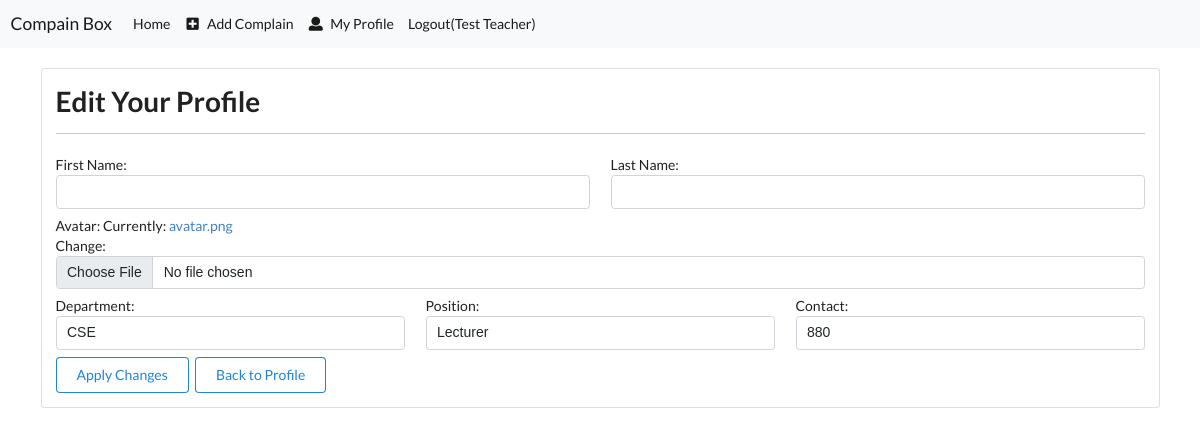
Screenshot of /profile/edit-profile/1/edit/ (signed in) with the database file from the repository.
### accounts/models.py (models this page shows, shortened)
class User(AbstractBaseUser, PermissionsMixin):
    username = models.CharField(max_length=255, unique=True, db_index=True)
    email = models.EmailField(max_length=255, unique=True, db_index=True)
    join = models.CharField(max_length=10,choices=roles)
    code = models.CharField(max_length=50)
    is_verified = models.BooleanField(default=False)
    is_active = models.BooleanField(default=True)
    is_staff = models.BooleanField(default=False)
    created_at = models.DateTimeField(auto_now_add=True)
    updated_at = models.DateTimeField(auto_now=True)
    USERNAME_FIELD = 'email'
    REQUIRED_FIELDS = ['username', ]
    objects = UserManager()

### profiles/models.py (models this page shows, shortened)
class Teacher(models.Model):
    first_name = models.CharField(max_length=200, blank=True)
    last_name = models.CharField(max_length=200, blank=True)
    user = models.OneToOneField(User, on_delete=models.CASCADE)
    avatar = models.ImageField(default='avatar.png', upload_to='avatars/')
    mobile = models.BigIntegerField(default=880)
    position = models.CharField(
        max_length=20, choices=posChoice, blank=False, default="")
    department = models.CharField(max_length=5, choices=deptChoice, default="")
    updated = models.DateTimeField(auto_now=True)
    created = models.DateTimeField(auto_now_add=True)

### profiles/views.py (the view)
# urls.py: path('edit-profile/<pk>/edit/', editMyProfile, name='edit-profile'),
def editMyProfile(request, pk):
    currentUser = request.user
    student = True
    try:
        profile = Student.objects.filter(user=currentUser)[0]
        id = profile.id
        editProfileForm = EditProfileForm(instance=profile)
        if request.method == "POST":
            form = EditProfileForm(
                request.POST, request.FILES, instance=profile)
            if form.is_valid():
                form.save()
                return redirect('my-profile')
    except:
        try:
            profile = Teacher.objects.filter(user=currentUser)[0]
            id = profile.id
            student = False
            editProfileForm = EditTeacherForm(instance=profile)
            if request.method == "POST":
                form = EditTeacherForm(
                    request.POST, request.FILES, instance=profile)
                if form.is_valid():
                    form.save()
                    return redirect('my-profile')
        except:
            pass
    context = {
        "form": editProfileForm,
        'profileID': id,
        'student': student
    }
    if id == int(pk):
        return render(request, "editProfile.html", context)
    else:
        return HttpResponse("You Can't Edit Other's Profile")

### profiles/forms.py
class EditTeacherForm(forms.ModelForm):
    class Meta:
        model = Teacher
        fields = '__all__'
        exclude = ['user']
        widgets = {
            'position': forms.Select(attrs={'class': 'form-control'}),
            'mobile': forms.NumberInput(attrs={'class': 'form-control'}),
        }

### profiles/templates/editProfile.html (shortened to what this page needs)
{% extends 'base.html' %} {% block content %}
<div class="container">
  <form
    class="form-group"
    action="{% url 'edit-profile' profileID %}"
    method="POST"
    enctype="multipart/form-data"
  >
    <div class="card">
      <div class="card-body">
        <div class="card-title">
          <h1>Edit Your Profile</h1>
        </div>
        <hr />
        <div class="row">
          <div class="col-sm-6">
            <div class="mt-2">
              <label for="">First Name:</label>
              {{form.first_name}}
            </div>
          </div>
          <div class="col-sm-6">
            <div class="mt-2">
              <label for="">Last Name:</label>
              {{form.last_name}}
            </div>
          </div>
        </div>
        <div class="mt-2">
          <label for="">Avatar:</label>
          {{form.avatar}}
        </div>
        {% if student %}
        <div class="row">
          <div class="col-sm-4">
            <div class="mt-2">
              <label for="">Department:</label>
              {{form.department}}
            </div>
          </div>
          <div class="col-sm-4">
            <div class="mt-2">
              <label for="">Year:</label>
              {{form.year}}
            </div>
          </div>
          <div class="col-sm-4">
            <div class="mt-2">
              <label for="">Section:</label>
              {{form.section}}
            </div>
          </div>
        </div>
        <div class="row">
          <div class="col-sm-6">
            <div class="mt-2">
              <label for="">Roll:</label>
              {{form.roll}}
            </div>
          </div>
          <div class="col-sm-6">
            <div class="mt-2">
              <label for="">Phone Number:</label>
              {{form.phoneNum}}
            </div>
          </div>
        </div>
        <div class="row">
          <div class="col-sm-6">
            <div class="mt-2">
              <label for="">Father's Name:</label>
              {{form.fathersName}}
            </div>
          </div>
          <div class="col-sm-6">
            <div class="mt-2">
              <label for="">Father's Number:</label>
              {{form.fathersNum}}
            </div>
          </div>
        </div>
        <div class="row">
          <div class="col-sm-6">
            <div class="mt-2">
              <label for="">Mother's Name:</label>
              {{form.mothersName}}
            </div>
          </div>
          <div class="col-sm-6">
            <div class="mt-2">
              <label for="">Mother's Number:</label>
              {{form.mothersNum}}
            </div>
          </div>
        </div>
        {% else %}
        <div class="row">
            <div class="col-sm-4">
              <div class="mt-2">
                <label for="">Department:</label>
                {{form.department}}
              </div>
            </div>
            <div class="col-sm-4">
              <div class="mt-2">
                <label for="">Position:</label>
                {{form.position}}
              </div>
            </div>
            <div class="col-sm-4">
              <div class="mt-2">
                <label for="">Contact:</label>
                {{form.mobile}}
              </div>
            </div>
          </div>
        {% endif %}
        <button type="submit" class="ui blue basic button mt-2">
          Apply Changes
        </button>
        <a href="{% url 'my-profile' %}">
          <button type="button" class="ui blue basic button mt-2">
            Back to Profile
          </button>
        </a>
      </div>
    </div>
  </form>
</div>
{% endblock content %}

### templates/main/navbar.html (shortened to what this page needs)
<nav class="navbar navbar-expand-lg navbar-light bg-light">
  <div class="container-fluid">
    <a class="navbar-brand" href="/">Compain Box</a>
    <div class="collapse navbar-collapse" id="navbarNav">
      <ul class="navbar-nav">
        <li class="nav-item">
          <a class="nav-link active" aria-current="page" href="/">Home</a>
        </li>
        {% if request.user.is_authenticated%}
        <li class="nav-item">
          <a class="nav-link active" href="{% url 'add-complain' %}">
            <i class="plus square icon"></i>
            Add Complain</a
          >
        </li>
        <li class="nav-item">
          <a class="nav-link active" href="{% url 'my-profile' %}">
            <i class="user icon"></i>
            My Profile</a
          >
        </li>
        <li class="nav-item">
          <a class="nav-link active" href="{% url 'logout-account' %}"
            >Logout({{request.user.username}})</a
          >
        </li>
        {% endif %}
      </ul>
    </div>
  </div>
</nav>

### rows the page displays
User: user.username "Test Teacher"
Teacher: department "CSE", position "Lecturer", mobile "880"
